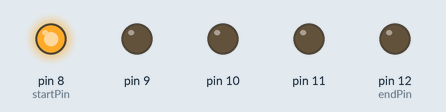
A sketch run on a simulated Arduino Uno, built with avr-gcc and run on an emulated ATmega328P. Shown: output pins drawn as LEDs (lit = HIGH).

Above: at 0.2 s.
At 1.2 s:
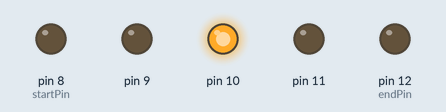
At 1.7 s:
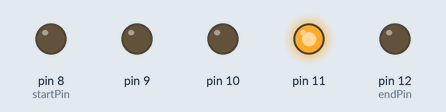
At 2.2 s:
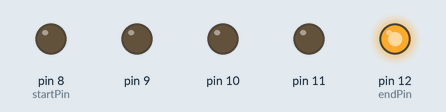
At 3.7 s:
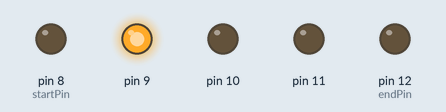
At 5.7 s:
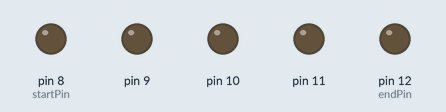
Timing chart, 0 to 6.9 s (numbered marks = the images above):
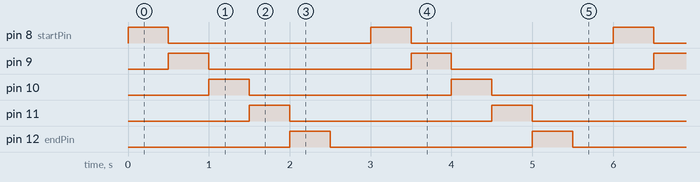

The sketch:

ledlist2.ino
```cpp
const byte startPin = 8;
const byte endPin = 12;
byte lightPin = startPin;

void setup() {
  for(int i = startPin ; i <= endPin ; i++){
    pinMode(i,OUTPUT);
  }

}

void loop() {
  // put your main code here, to run repeatedly:
  for(int i=startPin;i<=endPin;i++){
    digitalWrite(i,LOW);
  }
  digitalWrite(lightPin,HIGH);
  if(lightPin > endPin){
    lightPin = startPin;
  }else{
   lightPin++;
  }
  delay(500);
}
```

Measured:
- by itself, pin 8 (startPin), pin 9–11, pin 12 (endPin): alternates HIGH for 0.50 s and LOW for 2.5 s
- by itself, everything shown: repeats every 3.0 s, in 6 steps
